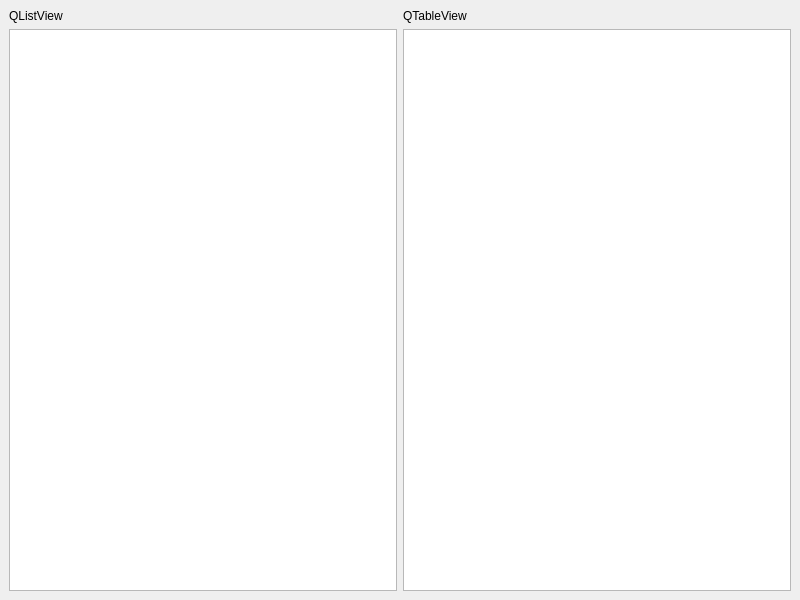
<?xml version="1.0" encoding="UTF-8"?>
<ui version="4.0">
    <class>MainWindow</class>
    <widget class="QMainWindow" name="MainWindow">
        <property name="geometry">
            <rect>
                <x>0</x>
                <y>0</y>
                <width>800</width>
                <height>600</height>
            </rect>
        </property>
        <property name="windowTitle">
            <string>CustomModelWidgetDemo</string>
        </property>
        <widget class="QWidget" name="centralwidget">
            <layout class="QGridLayout" name="gridLayout">
                <item row="0" column="0">
                    <widget class="QLabel" name="label">
                        <property name="text">
                            <string>QListView</string>
                        </property>
                    </widget>
                </item>
                <item row="0" column="1">
                    <widget class="QLabel" name="label_2">
                        <property name="text">
                            <string>QTableView</string>
                        </property>
                    </widget>
                </item>
                <item row="1" column="0">
                    <widget class="QListView" name="listView"/>
                </item>
                <item row="1" column="1">
                    <widget class="QTableView" name="tableView"/>
                </item>
            </layout>
        </widget>
    </widget>
    <resources/>
    <connections/>
</ui>
